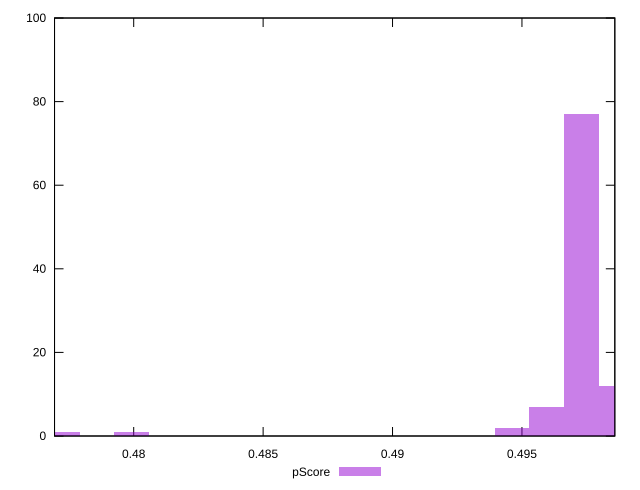

gnuplot code for this plot:
reset

$pScore <<EOF
0.497296315020298 77
0.4986331330714278 12
0.49595949696916813 7
0.4946226789180383 2
0.4772440442533505 1
0.47991768035561017 1
EOF

set key outside below
set boxwidth 0.0013368180511298333
set xrange [0.47694117647058826:0.49858823529411767]
set yrange [0:100]
set trange [0:100]
set style fill transparent solid 0.5 noborder
set terminal svg size 640, 490 enhanced background rgb 'white'
set output "report_00022_2021-02-20T12:08:46.964Z/uses-rel-preload/samples/pages+cached+noadtech+nomedia/pScore/histogram.svg"

plot $pScore title "pScore" with boxes

reset
